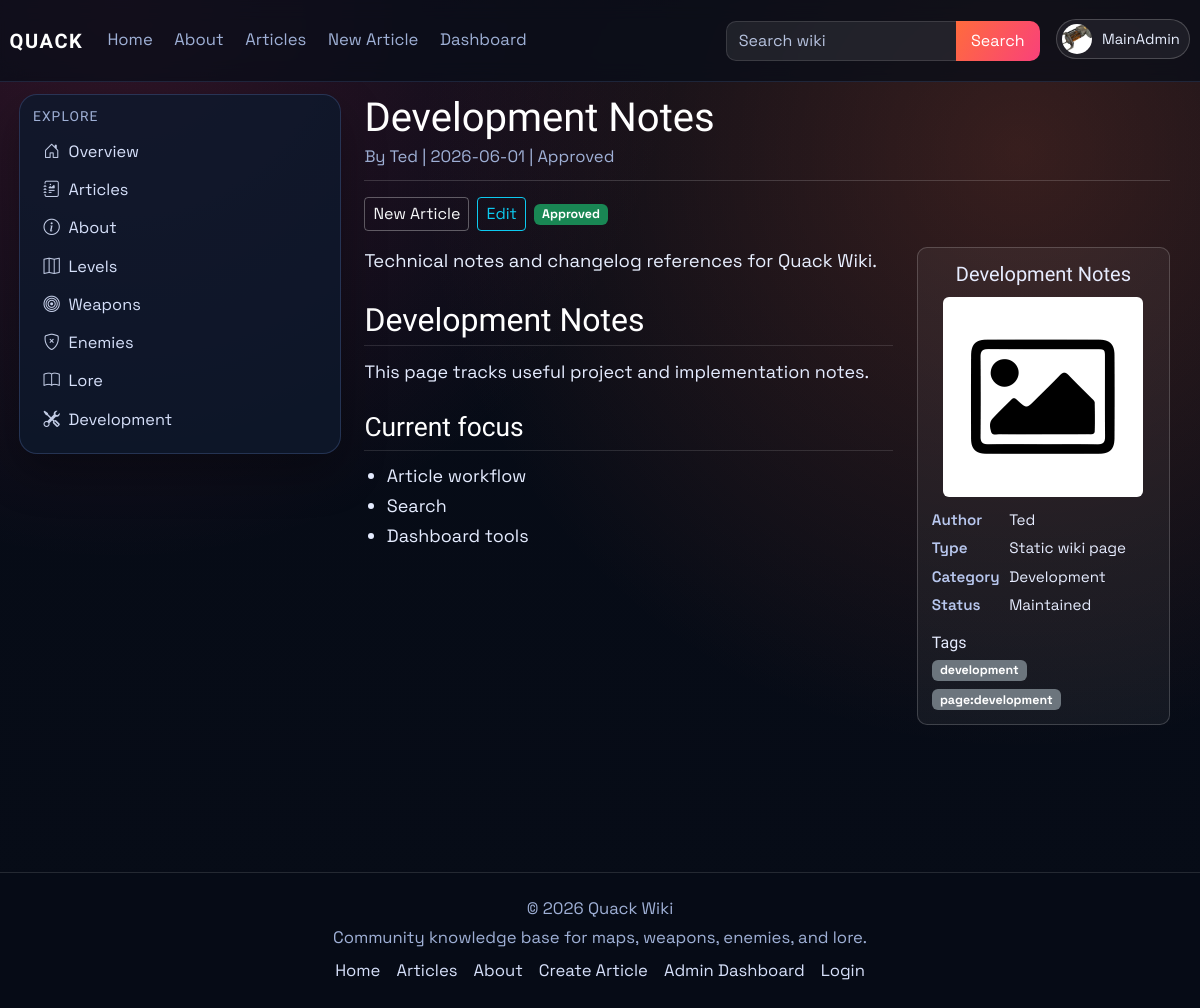
/wiki/development (signed in), run on the app's committed database.
### models.py (models this page shows, shortened)
class User(db.Model, UserMixin):
    id = db.Column(db.Integer, primary_key=True)
    username = db.Column(db.String(120), unique=True, nullable=False)
    email = db.Column(db.String(120), unique=True, nullable=False)
    password_hash = db.Column(db.String(128), nullable=False)
    profile_image_url = db.Column(db.String(120), nullable=True)
    public_display_name = db.Column(db.String(80), nullable=True)
    public_bio = db.Column(db.Text, nullable=True)
    created_at = db.Column(db.DateTime, default=datetime.utcnow)
    role = db.Column(db.String(30), default='user')
    is_archived = db.Column(db.Boolean, default=False, nullable=False)
    archived_at = db.Column(db.DateTime, nullable=True)

class Article(db.Model):
    id = db.Column(db.Integer, primary_key=True)
    title = db.Column(db.String(120), unique=True, nullable=False)
    author = db.Column(db.String(120), nullable=False)
    created_at = db.Column(db.DateTime, default=datetime.utcnow)
    image_url = db.Column(db.String(120), default='default.png')
    summary = db.Column(db.Text)
    content = db.Column(db.Text, nullable=False)
    infobox_data = db.Column(db.Text, nullable=True)
    tags = db.Column(db.JSON, default=list)
    status = db.Column(db.String(20), default='pending', nullable=False)
    approved_by = db.Column(db.String(120), nullable=True)
    approved_at = db.Column(db.DateTime, nullable=True)
    is_archived = db.Column(db.Boolean, default=False, nullable=False)
    archived_at = db.Column(db.DateTime, nullable=True)

### main.py (the view)
@app.route('/wiki/<tag>')
def tagged_article(tag):
    article_obj = find_published_article_by_tag(tag)
    if article_obj:
        return render_article_page(article_obj)
    flash(f'No published article found for tag: {tag}', 'info')
    return redirect(url_for('articles'))

### main.py (called while the page is built)
def get_site_settings():
    settings = SiteSettings.query.get(1)
    if not settings:
        settings = SiteSettings(id=1)
        db.session.add(settings)
        db.session.commit()
    return settings

@app.context_processor
def inject_site_settings():
    return {'site_settings': get_site_settings()}

@login_manager.user_loader
def load_user(user_id):
    user = User.query.get(int(user_id))
    if user and user.is_archived:
        return None
    return user

def _inline_markdown(text: str) -> str:
    code_spans = []
    def stash_code(match):
        code_spans.append(f"<code>{html.escape(match.group(1))}</code>")
        return f"@@CODE{len(code_spans) - 1}@@"
    text = re.sub(r'`([^`]+)`', stash_code, text)
    text = html.escape(text)
    text = re.sub(
        r'\[([^\]]+)\]\((https?://[^\s)]+)\)',
        r'<a href="\2" target="_blank" rel="noopener noreferrer">\1</a>',
        text,
    )
    text = re.sub(r'\*\*([^*]+)\*\*', r'<strong>\1</strong>', text)
    text = re.sub(r'(?<!\*)\*([^*]+)\*(?!\*)', r'<em>\1</em>', text)
    for index, code_html in enumerate(code_spans):
        text = text.replace(f"@@CODE{index}@@", code_html)
    return text

def article_public_url(article_obj: Article) -> str:
    if article_has_tag(article_obj, static_page_tag('about-us')):
        return url_for('about')
    return url_for('article', article_title=article_obj.title)

def article_is_public(article_obj: Article) -> bool:
    if not article_obj or article_obj.is_archived or article_obj.status != 'approved':
        return False
    author = User.query.filter_by(username=article_obj.author).first()
    return bool(author and not author.is_archived)

def static_page_tag(page_key: str) -> str:
    return f"page:{page_key.strip().lower()}"

def article_has_tag(article_obj: Article, tag_name: str) -> bool:
    wanted = tag_name.strip().lower()
    return any(str(tag).strip().lower() == wanted for tag in (article_obj.tags or []))

def find_published_article_by_tag(tag_name: str):
    page_tag = static_page_tag(tag_name)
    candidates = Article.query.filter(
        Article.is_archived.is_(False),
        func.lower(func.trim(Article.status)) == 'approved',
    ).order_by(Article.created_at.desc()).all()
    return next(
        (
            article_obj
            for article_obj in candidates
            if article_is_public(article_obj) and article_has_tag(article_obj, page_tag)
        ),
        None,
    )

### templates/article.html (shortened to what this page needs)
{% extends "_base.html" %}
{% block content %}
<div class="container-fluid px-0 article-wiki">
    <header class="article-header mb-3">
        <h1 class="article-title">{{ article.title or "Untitled" }}</h1>
        <p class="article-meta mb-0">
            By
            {% if author_user %}
            <a href="{{ url_for('public_profile', username=author_user.username) }}">{{ author_user.public_display_name or author_user.username }}</a>
            {% else %}
            {{ article.author or "Unknown" }}
            {% endif %}
            {% if article.created_at %}| {{ article.created_at.strftime('%Y-%m-%d') }}{% endif %}
            {% if article.status %}| {{ article.status|title }}{% endif %}
        </p>
    </header>
    <div class="article-toolbar d-flex gap-2 mb-3 flex-wrap">
        {% if article.title|lower != 'about-us' %}
        <a href="{{ url_for('create_article') }}" class="btn btn-outline-light btn-sm">New Article</a>
        {% endif %}
        {% if can_edit %}
        <a href="{{ url_for('edit_article', article_id=article.id) }}" class="btn btn-outline-info btn-sm">Edit</a>
        {% endif %}
        {% if current_user.is_authenticated and current_user.role in ['admin'] %}
            {% if article.status == 'approved' %}
            <span class="badge bg-success align-self-center">Approved</span>
            {% elif article.status == 'declined' %}
            <span class="badge bg-danger align-self-center">Declined</span>
            {% endif %}
        {% endif %}
    </div>
    <div class="row g-4 align-items-start">
        <div class="col-xl-8">
            {% if article.summary %}
            <p class="article-lead">{{ article.summary }}</p>
            {% endif %}
            <section class="article-body">
                {{ rendered_content | safe }}
            </section>
        </div>
        <aside class="col-xl-4">
            <section class="article-infobox">
                <h5 class="infobox-title">{{ article.title }}</h5>
                <div class="infobox-image-wrap">
                    {% if article.image_url and article.image_url.startswith('http') %}
                    <img src="{{ article.image_url }}" class="infobox-image rounded" alt="{{ article.title }} image">
                    {% elif article.image_url %}
                    <img src="{{ url_for('static', filename='img/' ~ article.image_url) }}" class="infobox-image rounded" alt="{{ article.title }} image">
                    {% else %}
                    <div class="image-placeholder mb-2">No image</div>
                    {% endif %}
                </div>
                <div class="infobox-grid">
                    <div class="infobox-label">Author</div>
                    <div>
                        {% if author_user %}
                        <a href="{{ url_for('public_profile', username=author_user.username) }}">{{ author_user.public_display_name or author_user.username }}</a>
                        {% else %}
                        {{ article.author or "Unknown" }}
                        {% endif %}
                    </div>
                    {% for label, value in infobox_rows %}
                    {% if label|lower != 'author' %}
                    <div class="infobox-label">{{ label }}</div>
                    <div>{{ value }}</div>
                    {% endif %}
                    {% endfor %}
                </div>
                {% if article.tags %}
                <h6 class="mt-3 mb-2">Tags</h6>
                <div class="d-flex gap-2 flex-wrap">
                    {% for tag in article.tags %}
                    <span class="badge bg-secondary">{{ tag }}</span>
                    {% endfor %}
                </div>
                {% endif %}
            </section>
        </aside>
    </div>
</div>
{% endblock %}

### templates/partials/tag_link.html
{% macro tag_article_link(tag, label, icon='', class_name='') -%}
<a href="{{ url_for('about') if tag == 'about-us' else url_for('tagged_article', tag=tag) }}"{% if class_name %} class="{{ class_name }}"{% endif %}>
    {% if icon %}<i class="{{ icon }} sidebar-icon"></i>{% endif %}{{ label }}
</a>
{%- endmacro %}

### templates/partials/navbar.html (shortened to what this page needs)
{% from "partials/tag_link.html" import tag_article_link %}
<nav class="navbar navbar-expand-lg main-nav">
    <div class="container-fluid nav-wrap">
        <a class="navbar-brand brand-mark" href="{{ url_for('index') }}">QUACK</a>
        <div class="collapse navbar-collapse" id="navbarNav">
            <ul class="navbar-nav me-auto nav-links">
                <li class="nav-item"><a class="nav-link" href="{{ url_for('index') }}">Home</a></li>
                <li class="nav-item">{{ tag_article_link('about-us', 'About', class_name='nav-link') }}</li>
                <li class="nav-item"><a class="nav-link" href="{{ url_for('articles') }}">Articles</a></li>
                <li class="nav-item"><a class="nav-link" href="{{ url_for('create_article') }}">New Article</a></li>
                {% if current_user.is_authenticated and current_user.role == "admin" %}
                <li class="nav-item"><a class="nav-link" href="{{ url_for('dashboard_users') }}">Dashboard</a></li>
                {% elif current_user.is_authenticated and current_user.role == "writer" %}
                <li class="nav-item"><a class="nav-link" href="{{ url_for('dashboard_articles') }}">Articles</a></li>
                {% endif %}
            </ul>
            <ul class="navbar-nav ms-auto align-items-lg-center nav-tools">
                <li class="nav-item nav-search-wrap">
                    <form class="nav-search" method="GET" action="{{ url_for('articles') }}">
                        <input class="form-control" type="search" name="q" value="{{ request.args.get('q', '') if request.endpoint == 'articles' else '' }}" placeholder="Search wiki">
                        <button class="btn btn-brand" type="submit">Search</button>
                    </form>
                </li>
                {% if current_user.is_authenticated %}
                <li class="nav-item dropdown ms-lg-3">
                    <a class="profile-trigger" href="#" role="button" data-bs-toggle="dropdown" aria-expanded="false">
                        {% if current_user.profile_image_url %}
                        <img class="profile-avatar profile-avatar-img" src="{{ url_for('static', filename='img/' ~ current_user.profile_image_url) }}" alt="{{ current_user.username }} profile picture">
                        {% else %}
                        <span class="profile-avatar">{{ current_user.username[0]|upper }}</span>
                        {% endif %}
                        <span class="profile-name">{{ current_user.username }}</span>
                    </a>
                </li>
                {% else %}
                <li class="nav-item ms-lg-3">
                    <a class="btn btn-outline-light nav-login-btn" href="{{ url_for('login') }}">Login</a>
                </li>
                {% endif %}
            </ul>
        </div>
    </div>
</nav>

### data on the page
User: profile_image_url (picture), username "MainAdmin", public_display_name "Ted"
Article: title "Levels"
Article: title "Weapons"
Article: title "Enemies"
Article: title "Lore"
Article: title "Development Notes", created_at "2026-06-01", status "Approved", summary "Technical notes and changelog references for Quack Wiki.", title "Development Notes This page tracks useful project and implementation notes. Current focus Article workflow Search Dashboard tools", image_url (placeholder picture)

### other printed values
{{ label }} "About About Development About"
{{ label }} "Type" "Category" "Status"
{{ value }} "Static wiki page" "Development" "Maintained"
{{ tag }} "development" "page:development"
